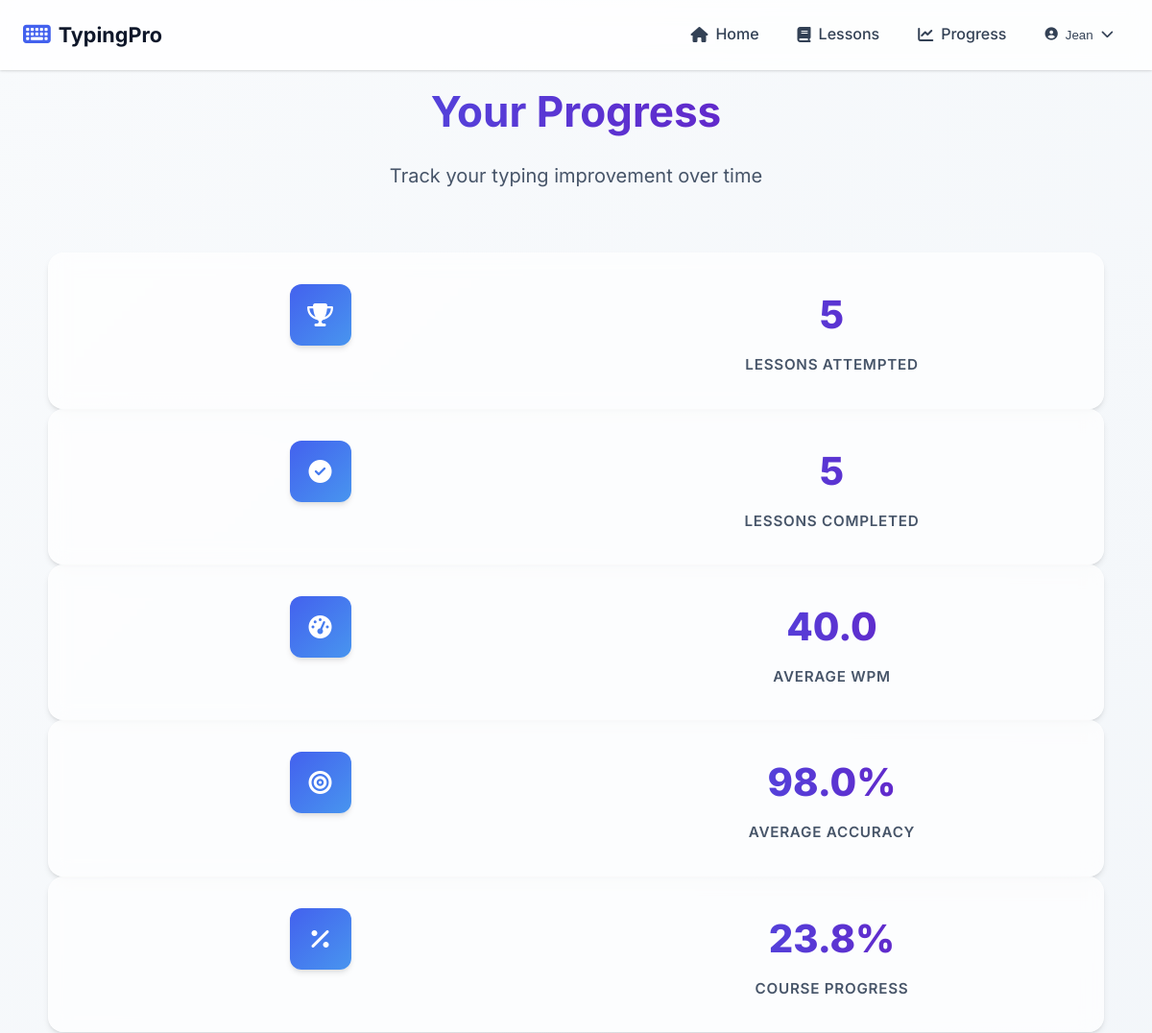
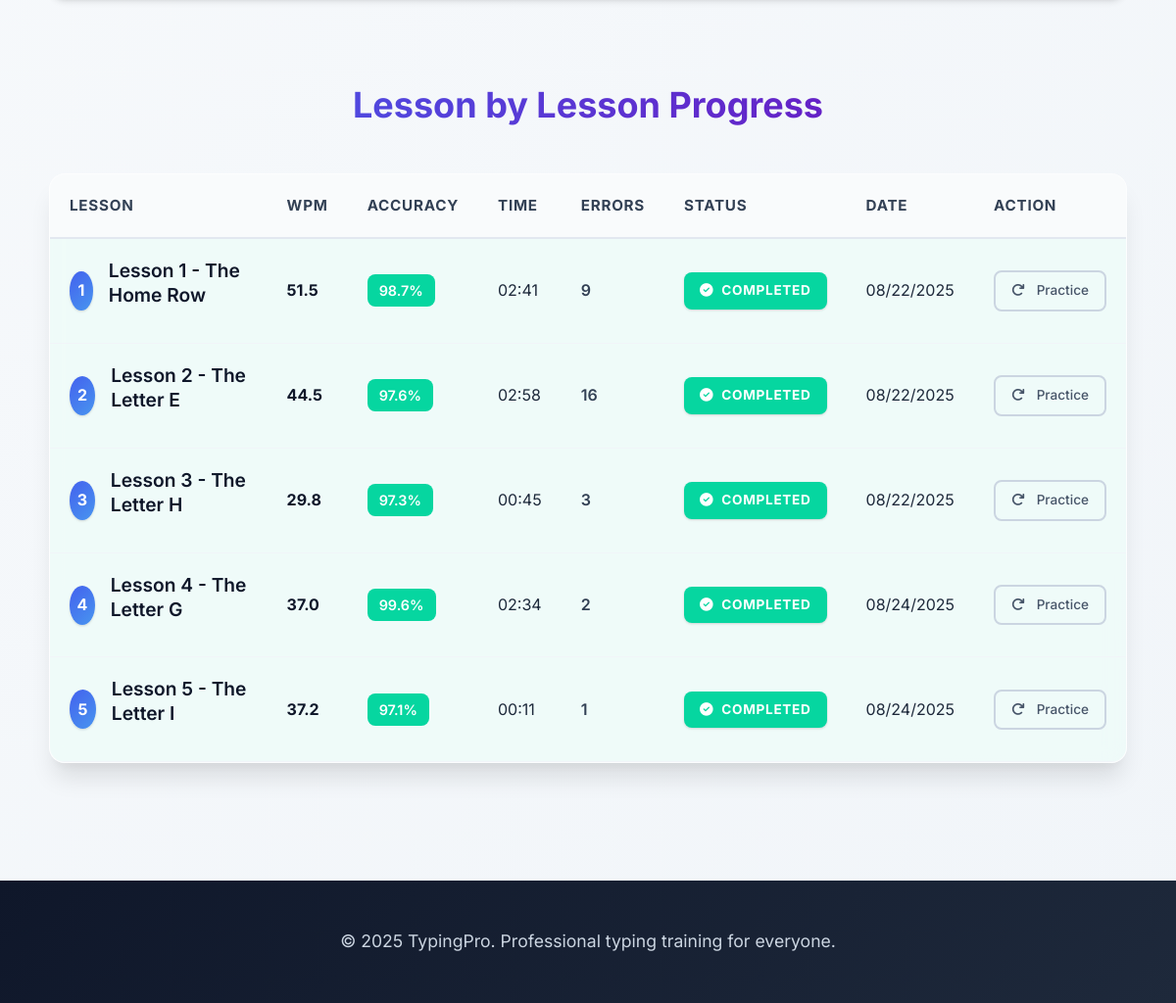
Page /progress (signed in) on the committed database (2 pictures, top to bottom).
### models.py (models this page shows)
class User(UserMixin, db.Model):
    id = db.Column(db.Integer, primary_key=True)
    email = db.Column(db.String(120), unique=True, nullable=False)
    first_name = db.Column(db.String(64), nullable=False)
    last_name = db.Column(db.String(64), nullable=False)
    password_hash = db.Column(db.String(256), nullable=False)
    created_at = db.Column(db.DateTime, default=datetime.utcnow)
    progress = db.relationship('Progress', backref='user', lazy=True)
    achievements = db.relationship('Achievement', backref='user', lazy=True)

class Progress(db.Model):
    id = db.Column(db.Integer, primary_key=True)
    user_id = db.Column(db.Integer, db.ForeignKey('user.id'), nullable=False)
    lesson_id = db.Column(db.Integer, db.ForeignKey('lesson.id'), nullable=False)
    wpm = db.Column(db.Float, default=0.0)
    accuracy = db.Column(db.Float, default=0.0)
    time_taken = db.Column(db.Integer, default=0)  # in seconds
    error_count = db.Column(db.Integer, default=0)
    timestamp = db.Column(db.DateTime, default=datetime.utcnow)
    __table_args__ = (db.UniqueConstraint('user_id', 'lesson_id', name='user_lesson_progress'),)

class Lesson(db.Model):
    id = db.Column(db.Integer, primary_key=True)
    number = db.Column(db.Integer, unique=True, nullable=False)
    content = db.Column(db.Text, nullable=False)
    title = db.Column(db.String(100), default="Lesson")
    difficulty = db.Column(db.String(20), default="beginner")
    focus_keys = db.Column(db.String(100))  # Keys this lesson focuses on

### app.py (the view)
@app.route('/progress')
@login_required
def progress():
    records = Progress.query.filter_by(user_id=current_user.id).order_by(Progress.lesson_id).all()
    lessons = {l.id: l for l in Lesson.query.all()}
    total_lessons = len(records)
    completed_lessons = len([r for r in records if r.accuracy >= 95.0])
    avg_wpm = sum(r.wpm for r in records) / len(records) if records else 0
    avg_accuracy = sum(r.accuracy for r in records) / len(records) if records else 0
    stats = {
        'total_lessons': total_lessons,
        'completed_lessons': completed_lessons,
        'avg_wpm': round(avg_wpm, 1),
        'avg_accuracy': round(avg_accuracy, 1),
        'completion_rate': round((completed_lessons / 21) * 100, 1)
    }
    return render_template('progress.html', records=records, lessons=lessons, stats=stats)

### app.py (called while the page is built)
@login_manager.user_loader
def load_user(user_id):
    return User.query.get(int(user_id))

### templates/progress.html (shortened to what this page needs)
{% extends "base.html" %}
{% block content %}
<div class="progress-page">
    <div class="page-header">
        <h1>Your Progress</h1>
        <p>Track your typing improvement over time</p>
    </div>
    <div class="stats-overview">
        <div class="overview-card">
            <div class="overview-icon">
                <i class="fas fa-trophy"></i>
            </div>
            <div class="overview-content">
                <div class="overview-number">{{ stats.total_lessons }}</div>
                <div class="overview-label">Lessons Attempted</div>
            </div>
        </div>
        <div class="overview-card">
            <div class="overview-icon">
                <i class="fas fa-check-circle"></i>
            </div>
            <div class="overview-content">
                <div class="overview-number">{{ stats.completed_lessons }}</div>
                <div class="overview-label">Lessons Completed</div>
            </div>
        </div>
        <div class="overview-card">
            <div class="overview-icon">
                <i class="fas fa-tachometer-alt"></i>
            </div>
            <div class="overview-content">
                <div class="overview-number">{{ stats.avg_wpm }}</div>
                <div class="overview-label">Average WPM</div>
            </div>
        </div>
        <div class="overview-card">
            <div class="overview-icon">
                <i class="fas fa-bullseye"></i>
            </div>
            <div class="overview-content">
                <div class="overview-number">{{ stats.avg_accuracy }}%</div>
                <div class="overview-label">Average Accuracy</div>
            </div>
        </div>
        <div class="overview-card">
            <div class="overview-icon">
                <i class="fas fa-percentage"></i>
            </div>
            <div class="overview-content">
                <div class="overview-number">{{ stats.completion_rate }}%</div>
                <div class="overview-label">Course Progress</div>
            </div>
        </div>
    </div>
    <div class="detailed-progress">
        <div class="section-header">
            <h2>Lesson by Lesson Progress</h2>
        </div>
        {% if records %}
            <div class="progress-table-container">
                <table class="progress-table">
                    <thead>
                        <tr>
                            <th>Lesson</th>
                            <th>WPM</th>
                            <th>Accuracy</th>
                            <th>Time</th>
                            <th>Errors</th>
                            <th>Status</th>
                            <th>Date</th>
                            <th>Action</th>
                        </tr>
                    </thead>
                    <tbody>
                        {% for record in records %}
                            <tr class="progress-row {% if record.accuracy >= 95.0 %}completed{% endif %}">
                                <td class="lesson-cell">
                                    <div class="lesson-info">
                                        <div class="lesson-number">{{ record.lesson_id }}</div>
                                        <div class="lesson-title">{{ lessons[record.lesson_id].title }}</div>
                                    </div>
                                </td>
                                <td class="wpm-cell">
                                    <span class="wpm-value">{{ record.wpm|round(1) }}</span>
                                </td>
                                <td class="accuracy-cell">
                                    <div class="accuracy-display">
                                        <span class="accuracy-value {% if record.accuracy >= 95.0 %}excellent{% elif record.accuracy >= 90.0 %}good{% elif record.accuracy >= 80.0 %}fair{% else %}poor{% endif %}">
                                            {{ record.accuracy|round(1) }}%
                                        </span>
                                    </div>
                                </td>
                                <td class="time-cell">
                                    {% set minutes = record.time_taken // 60 %}
                                    {% set seconds = record.time_taken % 60 %}
                                    {{ "%02d:%02d"|format(minutes, seconds) }}
                                </td>
                                <td class="errors-cell">
                                    <span class="error-count">{{ record.error_count }}</span>
                                </td>
                                <td class="status-cell">
                                    {% if record.accuracy >= 95.0 %}
                                        <span class="status-badge completed">
                                            <i class="fas fa-check-circle"></i>
                                            Completed
                                        </span>
                                    {% else %}
                                        <span class="status-badge incomplete">
                                            <i class="fas fa-clock"></i>
                                            In Progress
                                        </span>
                                    {% endif %}
                                </td>
                                <td class="date-cell">
                                    {{ record.timestamp.strftime('%m/%d/%Y') }}
                                </td>
                                <td class="action-cell">
                                    <a href="{{ url_for('practice', lesson_id=record.lesson_id) }}" class="btn btn-sm btn-outline">
                                        <i class="fas fa-redo"></i>
                                        Practice
                                    </a>
                                </td>
                            </tr>
                        {% endfor %}
                    </tbody>
                </table>
            </div>
        {% endif %}
    </div>
</div>
{% endblock %}

### templates/base.html (shortened to what this page needs)
<!DOCTYPE html>
<html lang="en">
<head>
    <link rel="stylesheet" href="https://cdnjs.cloudflare.com/ajax/libs/font-awesome/6.4.0/css/all.min.css">
    <link rel="stylesheet" href="{{ url_for('static', filename='css/style.css') }}">
</head>
<body>
    <nav class="navbar">
        <div class="nav-container">
            <div class="nav-brand">
                <a href="{{ url_for('index') }}">
                    <i class="fas fa-keyboard"></i>
                    <span>TypingPro</span>
                </a>
            </div>
            <div class="nav-menu">
                <a href="{{ url_for('home') }}" class="nav-link">
                        <i class="fas fa-home"></i>
                        <span>Home</span>
                    </a>
                    <a href="{{ url_for('index') }}" class="nav-link">
                        <i class="fas fa-book"></i>
                        <span>Lessons</span>
                    </a>
                {% if current_user.is_authenticated %}
                    <a href="{{ url_for('progress') }}" class="nav-link">
                        <i class="fas fa-chart-line"></i>
                        <span>Progress</span>
                    </a>
                    <div class="nav-dropdown">
                        <button class="nav-dropdown-btn">
                            <i class="fas fa-user-circle"></i>
                            <span>{{ current_user.first_name }}</span>
                            <i class="fas fa-chevron-down"></i>
                        </button>
                    </div>
                {% endif %}
            </div>
        </div>
    </nav>
    <main class="main-content">
        {% block content %}{% endblock %}
    </main>
    <footer class="footer">
        <div class="footer-container">
            <div class="footer-content">
                <p>&copy; 2025 TypingPro. Professional typing training for everyone.</p>
            </div>
        </div>
    </footer>
</body>
</html>

### rows in the picture
User: first_name "Jean"
Progress: lesson_id "1", lesson.title "Lesson 1 - The Home Row", wpm "51.5", accuracy "98.7", value "02:41", error_count "9", shows "COMPLETED", timestamp "08/22/2025"
Progress: lesson_id "2", lesson.title "Lesson 2 - The Letter E", wpm "44.5", accuracy "97.6", value "02:58", error_count "16", shows "COMPLETED", timestamp "08/22/2025"
Progress: lesson_id "3", lesson.title "Lesson 3 - The Letter H", wpm "29.8", accuracy "97.3", value "00:45", error_count "3", shows "COMPLETED", timestamp "08/22/2025"
Progress: lesson_id "4", lesson.title "Lesson 4 - The Letter G", wpm "37.0", accuracy "99.6", value "02:34", error_count "2", shows "COMPLETED", timestamp "08/24/2025"
Progress: lesson_id "5", lesson.title "Lesson 5 - The Letter I", wpm "37.2", accuracy "97.1", value "00:11", error_count "1", shows "COMPLETED", timestamp "08/24/2025"

### other values in the picture
{{ stats.total_lessons }} "5"
{{ stats.completed_lessons }} "5"
{{ stats.avg_wpm }} "40.0"
{{ stats.avg_accuracy }} "98.0"
{{ stats.completion_rate }} "23.8"
